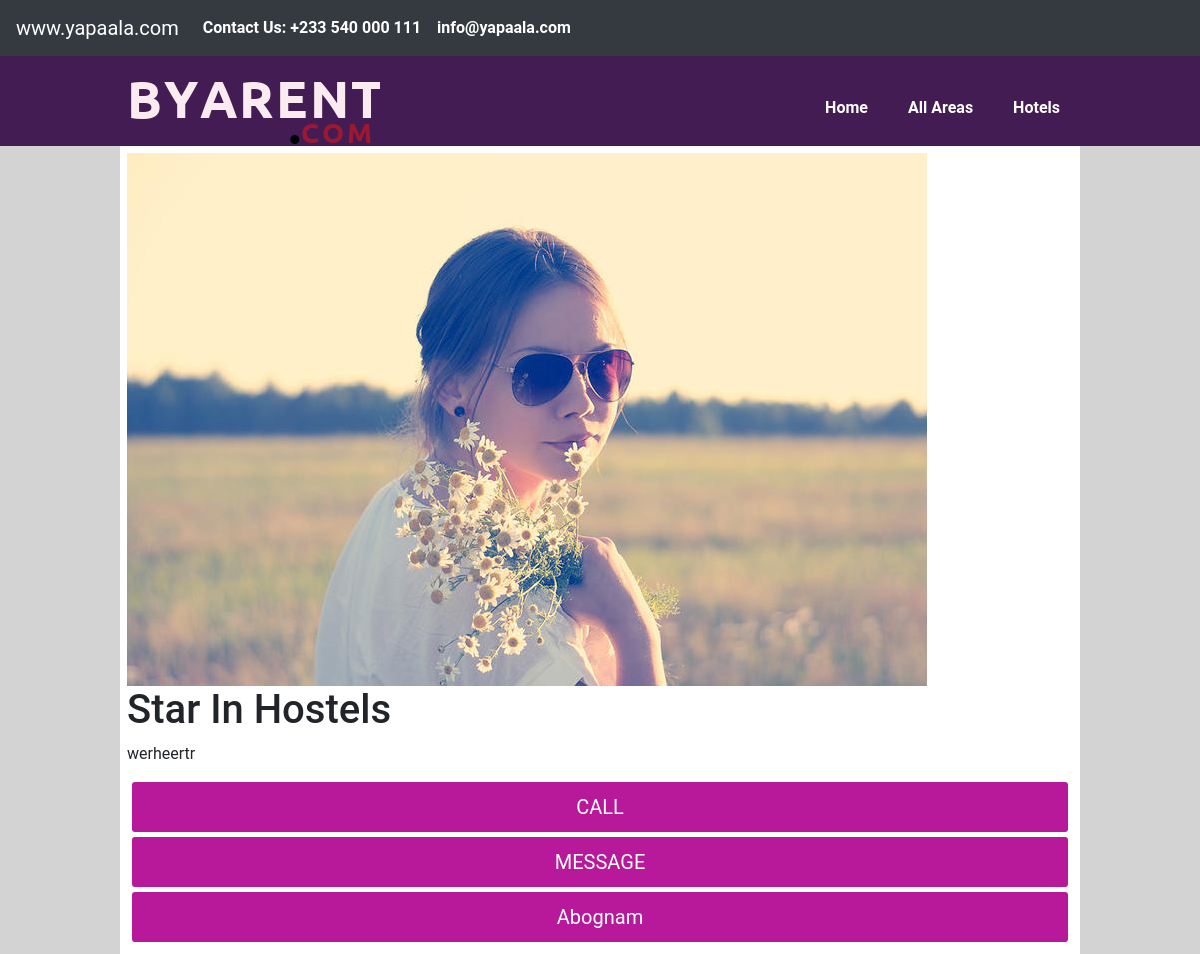
Page /hotels/hotel/1/details/ on the committed database.
### hotels/models.py (models this page shows, shortened)
class Hotel(models.Model):
    name = models.CharField(max_length=100, default=None, blank=True, null=True)
    description = models.TextField()
    location = models.CharField(max_length=100, default=None, blank=True, null=True)
    rooms_count = models.IntegerField()
    parking_space = models.IntegerField()
    shower = models.IntegerField()
    banner = models.ImageField(upload_to='hotels', default=None, blank=True, null=True)
    created = models.DateTimeField(auto_now_add=True)

### hotels/views.py (the view)
# urls.py: path('hotel/<int:pk>/details/', hotel_page.as_view(), name="page"),
class hotel_page(DetailView):
    model = Hotel
    template_name = 'hotels/hotel_page.html'

### templates/hotels/hotel_page.html
{% extends 'base.html' %}
{% load static %}
{% block content %}
  <link rel="stylesheet" href="{% static '/css/hotel_details.css' %}">
<div class="main_content">
	<div class="wrapper">
    	<div class="hotel_banner">
	      <img src="{{ hotel.banner.url }}" alt = "Picture of this Hotel">
	    </div>
	    <h1>{{ hotel.name }}</h1>
	    <p>{{ hotel.description }}</p>
	    <p class="three"> {{ hotel.amount  }} CALL </p>
	    <p class="three">{{ hotel.amount }} MESSAGE </p>
	    <p class="three">{{ hotel.location }}</p>
    </div>
</div>
{% endblock %}

### static/css/base/body.css (style rules this page uses)
body { margin: 0; padding: 0; font-family: Roboto, sans-serif; background-color: lightgrey; width: 100%; }
.wrapper { padding: 7px; box-sizing: border-box; }

### static/css/hotel_details.css (style rules this page uses)
.main_content { width: 80%; margin: auto; background: white; }
.three { padding: 10px; background-color: #B8189A; border-radius: 3px; color: #fff; margin: 5px; font-size: 20px; text-align: center; }

### rows in the picture
Hotel: banner (picture), name "Star In Hostels", description "werheertr", location "Abognam"
